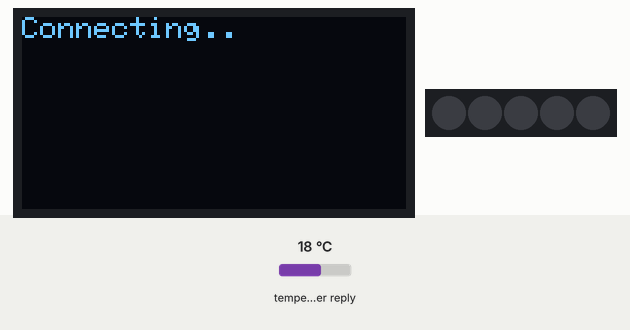
Bench run of a sketch on a simulated ESP32. Parts: 128×64 one-colour display, 5 RGB LEDs in strip order, left to right. The test bench sets the inputs (shaded band); at power-on: temperature in the weather reply 18 °C. Dim RGB values are drawn brighter than linear; WiFi joins after 1.5 s; servers stay silent unless stated; the display library's start-up logo is not drawn; web services answer with replies made up by the test bench.

Above: at 0.9 s.
At 1.9 s:
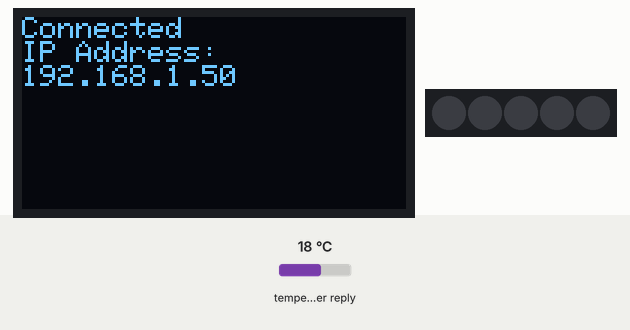
At 3.3 s:
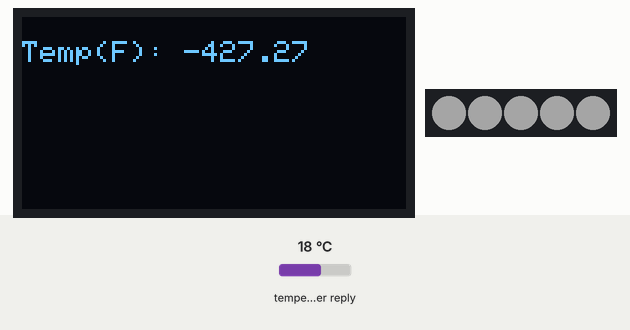

The sketch:

WeatherLamp.ino
```cpp
#include <ArduinoJson.h>
#include <FastLED.h>
#include <WiFi.h>
#include <Wire.h>
#include <Adafruit_GFX.h>
#include <Adafruit_SSD1306.h>

#define SCREEN_WIDTH 128
#define SCREEN_HEIGHT 64
#define OLED_RESET    -1
#define NUM_LEDS 5
#define DATA_PIN 4

CRGB leds[NUM_LEDS];

Adafruit_SSD1306 display(SCREEN_WIDTH, SCREEN_HEIGHT, &Wire, OLED_RESET);

const char* ssid = "logos";
const char* password = "aj_rocks!";
String APIKEY = "ccc6d2cd259d69e9f4de8feafc9ad66d";
String CityID = "4765691";
bool id = false;
WiFiClient client;
char servername[] = "api.openweathermap.org";
String result;


void setup() {
  Serial.begin(115200);


//led setup
  FastLED.addLeds<WS2812B, DATA_PIN, GRB>(leds, NUM_LEDS);
  FastLED.setBrightness(100);

//  Serial.print("Connecting to ");
  WiFi.mode(WIFI_STA);   //   create wifi station
 // Serial.println(ssid);
  WiFi.begin(ssid, password);

  Wire.begin(0, 1); // SDA = 0, SCL = 1
  display.begin(SSD1306_SWITCHCAPVCC, 0x3C);
  display.display();
  delay(200);
  display.clearDisplay();
  display.setTextSize(1);             // Normal 1:1 pixel scale
  display.setTextColor(SSD1306_WHITE, SSD1306_BLACK);        // Draw white text on black backround
  display.setCursor(0, 0);            // Start at top-left corner
  display.print("Connecting.");
  display.display();

  while (WiFi.status() != WL_CONNECTED) {
    delay(500);
 //   Serial.print(".");
    display.print(".");
    display.display();
  }

 // Serial.println("");
 // Serial.println("IP address: ");
  //Serial.println(WiFi.localIP());
  display.clearDisplay();
  display.setCursor(0, 0);
  display.println("Connected ");
  display.println("IP Address: ");
  display.println(WiFi.localIP());
  display.display();
  delay(1000);
  display.clearDisplay();

}

void loop()
{
  if (client.connect(servername, 80))
  {
    client.println("GET /data/2.5/weather?id=" + CityID + "&units=metric&APPID=" + APIKEY);
    client.println("Host: api.openweathermap.org");
    client.println("User-Agent: ArduinoWiFi/1.1");
    client.println("Connection: close");
    client.println();
  }
  else {
    //Serial.println("connection failed");
    //Serial.println();
    display.print("error: check serial port");
  }

  while (client.connected() && !client.available())
    delay(1);
  while (client.connected() || client.available())
  { //connected or data available
    char c = client.read();
    result = result + c;
  }

  client.stop();
  result.replace('[', ' ');
  result.replace(']', ' ');
  //Serial.println(result);
  char jsonArray [result.length() + 1];
  result.toCharArray(jsonArray, sizeof(jsonArray));
  jsonArray[result.length() + 1] = '\0';
  StaticJsonDocument<1024> doc;
  DeserializationError  error = deserializeJson(doc, jsonArray);


  if (error) {
   // Serial.print(F("deserializeJson() failed with code "));
   // Serial.println(error.c_str());
    display.print("error: check serial port");
    return;
  }

  String location = doc["name"];
  int temperature = doc["main"]["temp"];
  int humidity = doc["main"]["humidity"];
  int weatherId = doc["weather"][0]["id"];


/*   Serial.println();
  Serial.print("Country: ");
  Serial.println(country);
  Serial.print("Location: ");
  Serial.println(location);
  Serial.print("Location ID: ");
  Serial.println(id);
  Serial.printf("Temperature: %d°C\r\n", temperature);
  Serial.printf("Humidity: %d %%\r\n", humidity);
  Serial.printf("Pressure: %.2f hpa\r\n", pressure);
  Serial.printf("Wind speed: %.1f m/s\r\n", Speed);
  Serial.printf("Wind degree: %d°\r\n", degree);
  Serial.printf("Longitude: %.2f\r\n", longitude);
  Serial.printf("Latitude: %.2f\r\n", latitude); */

  display.clearDisplay();
  display.setCursor(0, 0);            // Start at top-left corner (will calibrate to make it centered once i have the parts)

  display.println();
  display.setTextColor(SSD1306_WHITE, SSD1306_BLACK);
  display.print("Temp(F): ");
  display.print((temperature - 273.15) * 9/5 + 32); // the fromula to change the kelvin into freedom units

  display.display();

  //LED LOGIC

  //Note: I will change add add to these colors once I see how they acutally look on the final product.
  if (weatherId >= 200 && weatherId < 300) {
    // 2xx = Thunderstorm: Purple
    setGeoidColor(150, 0, 255);
  } else if (weatherId >= 300 && weatherId < 600) {
    // 3xx & 5xx = Rain:  Blue
    setGeoidColor(0, 0, 255);
  } else if (weatherId == 800) {
    // 800 = Clear:  Warm Orange/Yellow
    setGeoidColor(255, 100, 0);
  } else {
    // Default for Clouds/Mist: White
    setGeoidColor(100, 100, 100);
  }


  delay(600000);     // 10 min delay

}

//made a function to make setting colors easier
void setGeoidColor(int r, int g, int b) {
  for(int i = 0; i < NUM_LEDS; i++) {
    leds[i] = CRGB(r, g, b);
  }
  FastLED.show();
}
```

Measured:
- what the display in image 1 shows lasts 1.3 s, from 1.9 s to 3.2 s
